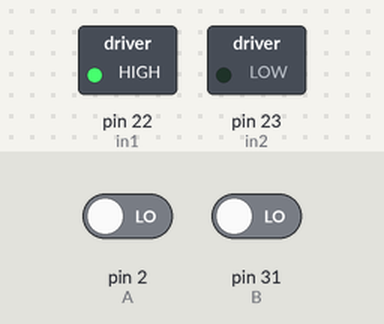
Simulated run of this sketch. Board: Arduino Mega 2560, built with avr-gcc and run on an emulated ATmega2560. On the bench: switched loads named in the sketch (green lamp = pin HIGH). The inputs (shaded band) are chosen by the test bench; at power-on: pin 2 (A) LOW, pin 31 (B) LOW. What the sketch prints to the serial monitor is not drawn.

Above: at 0.1 s.
Timing chart, 0 to 1.6 s (numbered marks = the images above):
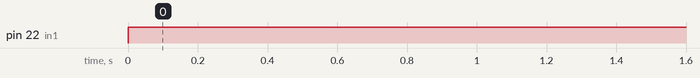

Measured:
- by itself, pin 22 (in1): LOW → HIGH at 0.00 s

The sketch:

rohit_motor_incoder.ino
```cpp
//variables...............................
int in1 = 22;
int in2 = 23;
int pwm_pin_1 = 5;
int enb = 8;
int A = 2;
int B = 31;

int pos = 0;
//volatile int posi = 0; // specify posi as volatile: https://www.arduino.cc/reference/en/language/variables/variable-scope-qualifiers/volatile/
long prevT = 0;
float eprev = 0;
float eintegral = 0;

//int pwmVal  = 200;  //min = 122  and max = 255


// Setup...................................
void setup() {
  // put your setup code here, to run once:
Serial.begin(115200);
pinMode(in1, OUTPUT);
pinMode(in2, OUTPUT);
pinMode(A,INPUT);
pinMode(B,INPUT);
attachInterrupt(digitalPinToInterrupt(A),readEncoder, RISING);

}


//loop........................................
void loop() {

  setMotor(1,150,pwm_pin_1,in1,in2);
  readEncoder();
  delay(100);
  Serial.println(pos);

}

//Functions ##############################################
```

encoder.ino
```cpp
void readEncoder(){
  int pulseB = digitalRead(B);
  if(pulseB>0){
    pos++;
  }
  else{
    pos--;
  }
}
```

motor_control.ino
```cpp
void m_control(){
// set target position
// int target = 12000;
int target = 250*sin(prevT/1e6);

// PID constant

float kp = 1;
float kd = 0.025;
float ki = 0.0;

// time diffrence
long currT = micros();
float deltaT = ((float)(currT-prevT))/1.0e6;
prevT = currT;

//// Read the position in an atomic block to avoid a potential
//  // misread if the interrupt coincides with this code running
//  // see: https://www.arduino.cc/reference/en/language/variables/variable-scope-qualifiers/volatile/
//  int pos = 0;
//  ATOMIC_BLOCK(ATOMIC_RESTORESTATE) {
//    pos = posi;
//  }

// error
int e = pos-target;

// derivative
float dedt = (e-eprev)/(deltaT);

// integral

float eintegral = eintegral + e *deltaT;

// control signal
float u = kp*e + kd*dedt + ki*eintegral;

// motor power

float pwr = fabs(u);
if(pwr>255){
  pwr = 255;
}

// motor direction

int dir = 1;
if (u<0){
  dir = -1;
}
// signal the motor
//setMotor(dir,pwr,pwm,in1,in2);

// store previous error
eprev = e;
Serial.print(target);
Serial.print(" ");
Serial.print(pos);
Serial.println();
}
```

motor_functions.ino
```cpp
void motion(){
//  setMotor(1,150,pwm,in1,in2);
//  delay(1000);
//  Serial.println(pos);
//
//  setMotor(-1,150,pwm,in1,in2);
//  delay(1000);
//  Serial.println(pos);
//
//  setMotor(0,150,pwm,in1,in2);
//  delay(20);
//  Serial.println(pos);

}


void setMotor(int dir, int pwm, int pwmVal, int in1, int in2){
  analogWrite(pwm, pwmVal);
  if(dir == 1){
    digitalWrite(in1,HIGH);
    digitalWrite(in2,LOW);
  }
  else if(dir == -1){
    digitalWrite(in1, LOW);
    digitalWrite(in2, HIGH);
  }
  else{
    digitalWrite(in1, LOW);
    digitalWrite(in2, LOW);
  }
}
```
